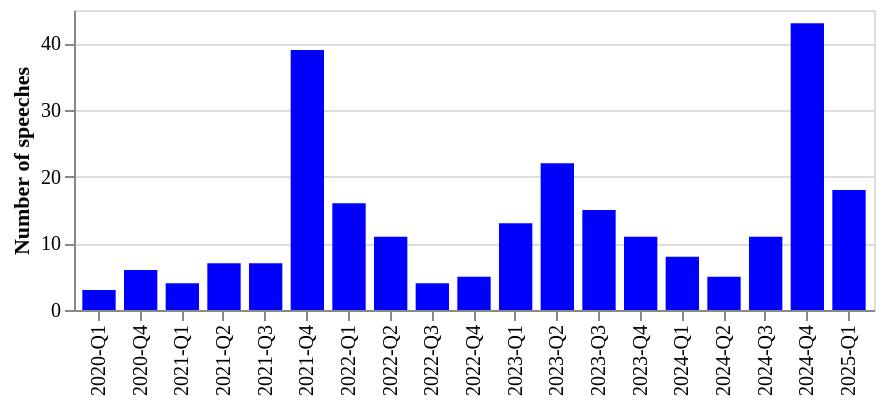

Here is the notebook cell this chart was saved with:
### Code cell
charts.ts_bar(
    ts_hp,
    variable="speech_id",
    variable_title="Number of speeches",
    time_column="quarter",

)

### Figure 1 — Vega-Lite specification as saved in the notebook (floating-point values rounded to 4 significant figures)
{"config": {"title": {"font": "Averta", "anchor": "start"}, "subtitle": {"font": "Averta"}, "axis": {"labelFont": "Averta", "titleFont": "Averta"}, "header": {"labelFont": "Averta", "titleFont": "Averta"}, "legend": {"labelFont": "Averta", "titleFont": "Averta"}, "range": {"category": ["#0000FF", "#FDB633", "#18A48C", "#9A1BBE", "#EB003B", "#FF6E47", "#646363", "#0F294A", "#97D9E3", "#A59BEE", "#F6A4B7", "#D2C9C0", "#FFFFFF", "#000000"], "ordinal": {"scheme": ["#0000FF", "#FDB633", "#18A48C", "#9A1BBE", "#EB003B", "#FF6E47", "#646363", "#0F294A", "#97D9E3", "#A59BEE", "#F6A4B7", "#D2C9C0", "#FFFFFF", "#000000"]}}}, "data": {"name": "data-93bc7b76a6468c6715b4111ddd190134"}, "mark": {"type": "bar", "fillOpacity": 1, "filled": true, "strokeOpacity": 1, "strokeWidth": 1.5}, "encoding": {"color": {"field": "_category", "legend": null, "type": "nominal"}, "tooltip": [{"field": "_category", "title": "", "type": "nominal"}, {"field": "quarter", "title": "", "type": "ordinal"}, {"field": "speech_id", "format": ",.3f", "title": "Number of speeches", "type": "quantitative"}], "x": {"field": "quarter", "title": "", "type": "ordinal"}, "xOffset": {"field": "_category", "type": "nominal"}, "y": {"field": "speech_id", "title": "Number of speeches", "type": "quantitative"}}, "height": 150, "width": 400, "$schema": "https://vega.github.io/schema/vega-lite/v5.20.1.json", "datasets": {"data-93bc7b76a6468c6715b4111ddd190134": [{"quarter": "2020-Q1", "speech_id": 3, "_category": "category"}, {"quarter": "2020-Q4", "speech_id": 6, "_category": "category"}, {"quarter": "2021-Q1", "speech_id": 4, "_category": "category"}, {"quarter": "2021-Q2", "speech_id": 7, "_category": "category"}, {"quarter": "2021-Q3", "speech_id": 7, "_category": "category"}, {"quarter": "2021-Q4", "speech_id": 39, "_category": "category"}, {"quarter": "2022-Q1", "speech_id": 16, "_category": "category"}, {"quarter": "2022-Q2", "speech_id": 11, "_category": "category"}, {"quarter": "2022-Q3", "speech_id": 4, "_category": "category"}, {"quarter": "2022-Q4", "speech_id": 5, "_category": "category"}, {"quarter": "2023-Q1", "speech_id": 13, "_category": "category"}, {"quarter": "2023-Q2", "speech_id": 22, "_category": "category"}, {"quarter": "2023-Q3", "speech_id": 15, "_category": "category"}, {"quarter": "2023-Q4", "speech_id": 11, "_category": "category"}, {"quarter": "2024-Q1", "speech_id": 8, "_category": "category"}, {"quarter": "2024-Q2", "speech_id": 5, "_category": "category"}, {"quarter": "2024-Q3", "speech_id": 11, "_category": "category"}, {"quarter": "2024-Q4", "speech_id": 43, "_category": "category"}, {"quarter": "2025-Q1", "speech_id": 18, "_category": "category"}]}}
